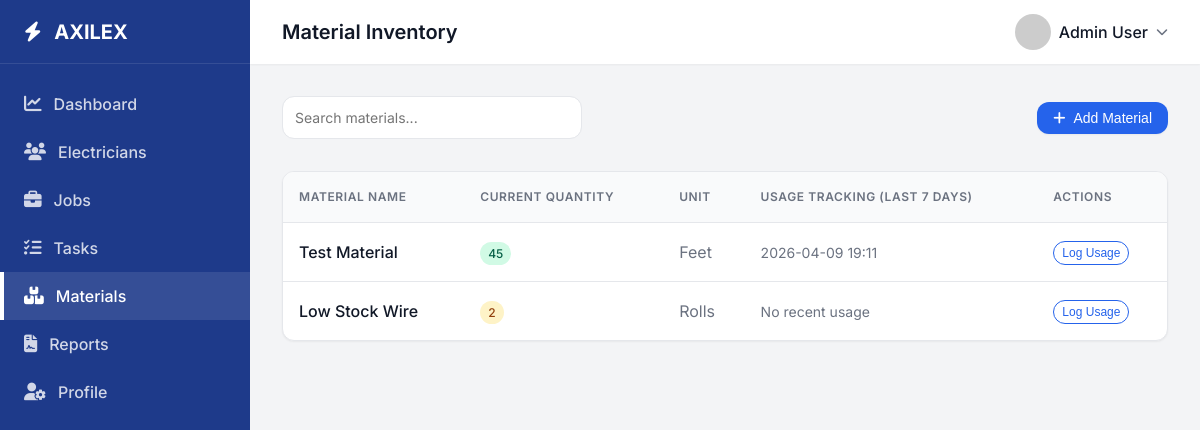
The page /materials (signed in) on the database its author committed.
### tables this page shows
CREATE TABLE Materials (
            id INTEGER PRIMARY KEY AUTOINCREMENT,
            name TEXT NOT NULL,
            quantity INTEGER DEFAULT 0,
            unit TEXT,
            last_usage TEXT
        );

### app.py (the view, shortened to what this page needs)
@app.route('/materials', methods=['GET', 'POST'])
def materials():
    if 'user_id' not in session:
        return redirect(url_for('login'))
    conn = get_db_connection()
    materials = conn.execute('SELECT * FROM Materials').fetchall()
    conn.close()
    return render_template('materials.html', materials=materials)

### app.py (called while the page is built)
def get_db_connection():
    conn = sqlite3.connect(DB_PATH)
    conn.row_factory = sqlite3.Row
    return conn

### templates/materials.html (shortened to what this page needs)
<!DOCTYPE html>
<html lang="en">
<head>
    <link rel="stylesheet" href="/static/css/styles.css">
    <link rel="stylesheet" href="https://cdnjs.cloudflare.com/ajax/libs/font-awesome/6.4.0/css/all.min.css">
</head>
<body>
    <div class="dashboard-layout">
        <aside class="sidebar">
            <div class="sidebar-header" style="justify-content: space-between;">
                <div><i class="fa-solid fa-bolt" style="margin-right: 0.5rem;"></i> AXILEX</div>
            </div>
            <nav class="sidebar-nav">
                <a href="/dashboard" class="sidebar-link">
                    <i class="fa-solid fa-chart-line"></i> Dashboard
                </a>
                <a href="/electricians" class="sidebar-link">
                    <i class="fa-solid fa-users"></i> Electricians
                </a>
                <a href="/jobs" class="sidebar-link">
                    <i class="fa-solid fa-briefcase"></i> Jobs
                </a>
                <a href="/tasks" class="sidebar-link">
                    <i class="fa-solid fa-list-check"></i> Tasks
                </a>
                <a href="/materials" class="sidebar-link active">
                    <i class="fa-solid fa-boxes-stacked"></i> Materials
                </a>
                <a href="/reporter" class="sidebar-link">
                    <i class="fa-solid fa-file-contract"></i> Reports
                </a>
                <a href="/profile" class="sidebar-link">
                    <i class="fa-solid fa-user-gear"></i> Profile
                </a>
            </nav>
        </aside>
        <main class="main-content">
            <header class="topbar">
                <div class="flex items-center gap-2">
                    <h2 style="margin: 0; font-size: 1.25rem;">Material Inventory</h2>
                </div>
                <div class="topbar-right">
                    <div class="user-profile">
                        <img src="https://ui-avatars.com/api/?name=Admin+User&background=DBEAFE&color=1E3A8A" alt="Profile" style="width: 36px; height: 36px; border-radius: 50%;">
                        <span>Admin User</span>
                        <i class="fa-solid fa-chevron-down" style="font-size: 0.75rem; color: var(--text-light);"></i>
                    </div>
                </div>
            </header>
            <div class="content-area">
                <div class="flex justify-between items-center mb-4">
                    <div style="width: 300px;">
                        <input type="text" class="form-control" placeholder="Search materials...">
                    </div>
                    <button id="addMaterialBtn" class="btn btn-primary"><i class="fa-solid fa-plus" style="margin-right: 0.5rem;"></i> Add Material</button>
                </div>
                <div class="table-container">
                    <table class="table">
                        <thead>
                            <tr>
                                <th>Material Name</th>
                                <th>Current Quantity</th>
                                <th>Unit</th>
                                <th>Usage Tracking (Last 7 Days)</th>
                                <th>Actions</th>
                            </tr>
                        </thead>
                        <tbody>
                            {% for material in materials %}
                            <tr>
                                <td style="font-weight: 500;">{{ material.name }}</td>
                                <td><span class="badge badge-{{ 'success' if material.quantity > 10 else 'warning' if material.quantity > 0 else 'danger' }}">{{ material.quantity }}</span></td>
                                <td style="color: var(--text-light);">{{ material.unit }}</td>
                                <td style="color: var(--text-light); font-size: 0.875rem;">{{ material.last_usage or 'No recent usage' }}</td>
                                <td>
                                    <button class="btn btn-outline use-material-btn"
                                            data-id="{{ material.id }}"
                                            data-name="{{ material.name }}"
                                            data-unit="{{ material.unit }}"
                                            data-qty="{{ material.quantity }}"
                                            style="padding: 0.25rem 0.5rem; font-size: 0.75rem;">Log Usage</button>
                                </td>
                            </tr>
                            {% else %}
                            <tr>
                                <td colspan="5" class="text-center">No materials found.</td>
                            </tr>
                            {% endfor %}
                        </tbody>
                    </table>
                </div>
            </div>
        </main>
    </div>
</body>
</html>

### rows shown on the page
Materials: name "Test Material", quantity "45", unit "Feet", last_usage "2026-04-09 19:11"
Materials: name "Low Stock Wire", quantity "2", unit "Rolls", last_usage "No recent usage"
